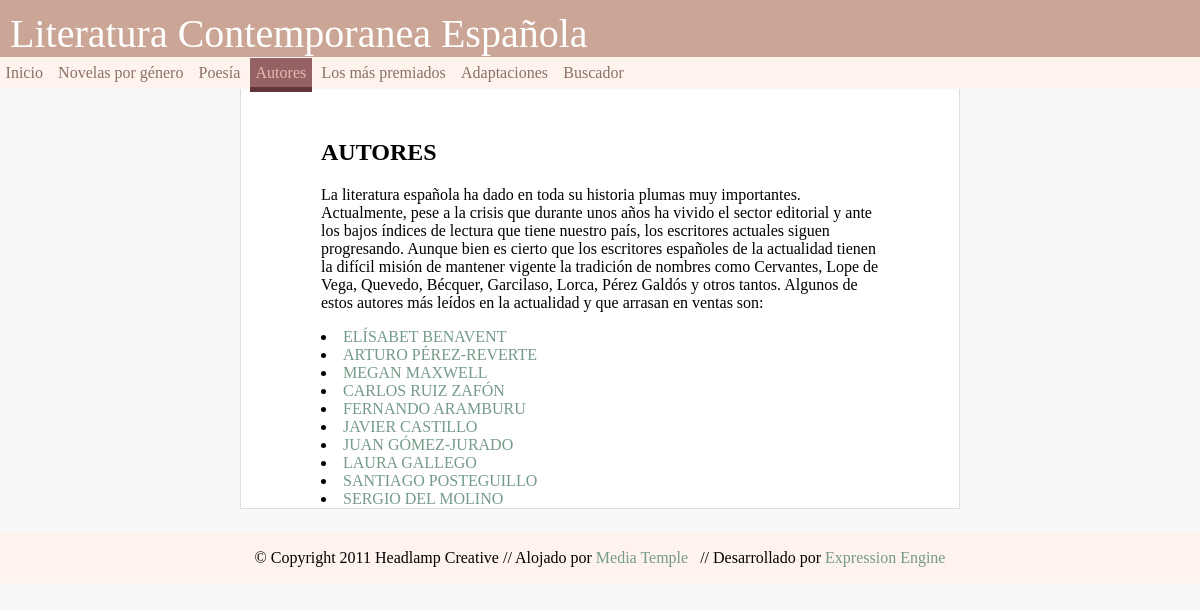
Screenshot of /autores.php with the database file from the repository.
### tables this page shows
CREATE TABLE `autores` (
  `id_autor` int(10) NOT NULL,
  `nombre` varchar(255) NOT NULL,
  `biografia` text NOT NULL,
  `obras_reconocimiento` text NOT NULL,
  `imagen` varchar(255) DEFAULT NULL
);

### autores.php (the view, shortened to what this page needs)
<!DOCTYPE html>
<html>
<head>
        <link href="css/estilo.css" rel="stylesheet" type="text/css">
</head>
<body>
        <?php include("comunes/header.php"); ?>
        <?php include("comunes/menu.php");
        include("config.php"); ?>
        <div id="margin">
                <section>
                        <h1>AUTORES</h1>
                        <article>
                                <p>La literatura española ha dado en toda su historia plumas muy importantes. Actualmente, pese a la crisis que durante unos años ha vivido el sector editorial y ante los bajos índices de lectura que tiene nuestro país, los escritores actuales siguen progresando.
                                        Aunque bien es cierto que los escritores españoles de la actualidad tienen la difícil misión de mantener vigente la tradición de nombres como Cervantes, Lope de Vega, Quevedo, Bécquer, Garcilaso, Lorca, Pérez Galdós y otros tantos.
                                        Algunos de estos autores más leídos en la actualidad y que arrasan en ventas son:
                                </p>
                                <?php
                                $consulta = "SELECT * FROM autores";
                                $resultado = mysqli_query($conexion, $consulta);
                                echo "<lu>";
                                while ($autor = mysqli_fetch_array($resultado)) {
                                        echo "<li>";
                                        echo "<a href=\"fichaAutor.php?id_autor=";
					echo $autor["id_autor"] . "\">";
					echo  $autor["nombre"] . "</a>";
                                        echo "</li>";
                                }
                                ?>
                        </article>
                </section>
        </div>
        <?php include("comunes/footer.php"); ?>
</body>
</html>

### css/estilo.css (style rules this page uses)
body { padding: 0px; margin: 0; background-color: #f5f3f385; font-family: Century Gothic; }
section { background-color: white; padding-left: 80px; padding-right: 80px; padding-top: 30px; }
#margin { margin-left: 20%; margin-right: 20%; border-right: 1px solid #dddddd; border-left: 1px solid #dddddd; border-bottom: 1px solid #dddddd; }
a { text-decoration: none; color: #6b947fee; }

### rows the page displays
autores: nombre "ELÍSABET BENAVENT"
autores: nombre "ARTURO PÉREZ-REVERTE"
autores: nombre "MEGAN MAXWELL"
autores: nombre "CARLOS RUIZ ZAFÓN"
autores: nombre "FERNANDO ARAMBURU"
autores: nombre "JAVIER CASTILLO"
autores: nombre "JUAN GÓMEZ-JURADO"
autores: nombre "LAURA GALLEGO"
autores: nombre "SANTIAGO POSTEGUILLO"
autores: nombre "SERGIO DEL MOLINO"

### other values shown
$rotulo "Inicio"
$rotulo "Novelas por género"
$rotulo "Poesía"
$rotulo "Autores"
$rotulo "Los más premiados"
$rotulo "Adaptaciones"
$rotulo "Buscador"
